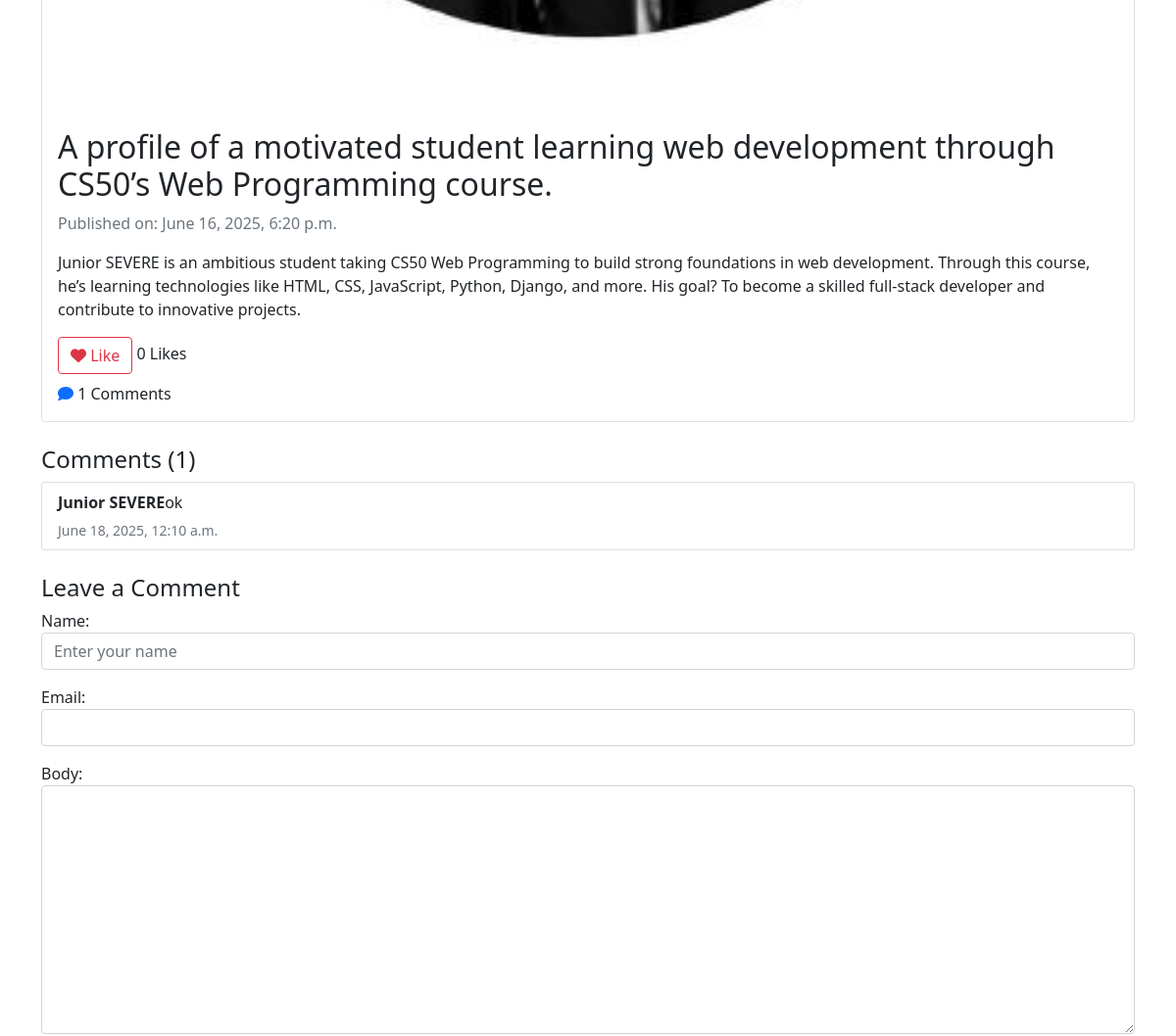
Before: /posts/2/ (middle part) with the older database file.
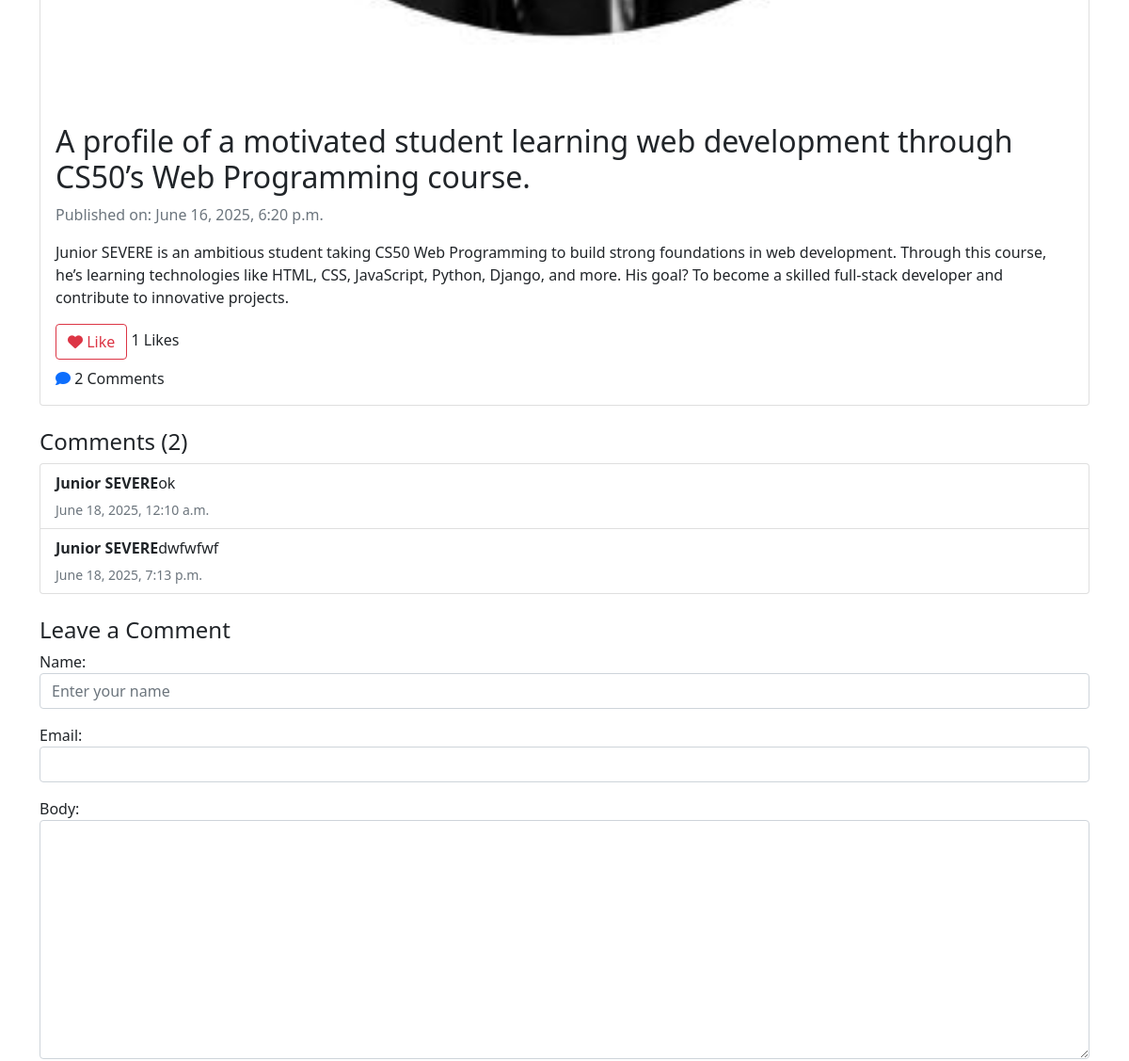
After: the same page with the newer database file.
### blog/models.py (models this page shows, shortened)
class Blog(models.Model):
    title = models.CharField(max_length=100)
    description = models.CharField(max_length=300)
    content = RichTextField()
    image = models.ImageField(upload_to='blog_images/', blank=True, null =True)
    date = models.DateTimeField(auto_now_add=True)
    likes = models.PositiveIntegerField(default=0)

class Comment(models.Model):
    posts = models.ForeignKey(Blog,
                              related_name="comments",
                              on_delete=models.CASCADE)
    name = models.CharField(max_length=300)
    email = models.EmailField()
    body = models.TextField()
    date = models.DateTimeField(auto_now_add=True)

### blog/views.py (the view)
# urls.py: path("posts/<int:pk>/", views.blog_detail, name="detail"),
def blog_detail(request, pk):
    post = get_object_or_404(Blog, pk=pk)
    comments = post.comments.all()
    if request.method == "POST":
        form = CommentForm(request.POST)
        if form.is_valid():
            comment = form.save(commit=False)
            comment.posts = post
            comment.save()
            return redirect("detail", pk=pk)
    else:
        form = CommentForm()
    return render(request, "detail.html", {
        "post": post,
        "form":form,
        "comments": comments,
    })

### blog/forms.py
class CommentForm(forms.ModelForm):
    class Meta:
        model = Comment
        fields = ("name", "email", "body")
        widgets = {
            "name": forms.TextInput(attrs={
                "class":"form-control",
                "placeholder": "Enter your name"
            }),
            "email":forms.EmailInput(attrs={
                "class": "form-control"
            }),
            "body":forms.Textarea(attrs={
                "class":"form-control"
            })
        }

### blog/templates/detail.html (shortened to what this page needs)
{% extends "base.html" %}
{% block content %}
    <div class="container my-5">
      <div class="row">
        <div class="col-lg-12 mx-auto">
          <div class="card">
            <img src="{{ post.image.url }}" class="card-img-top" alt="{{ post.title }}" />
            <div class="card-body">
              <h2 class="card-title">
                {{ post.description }}
              </h2>
              <p class="text-muted">Published on: {{ post.date }}</p>
              <p class="card-text">
                {{post.content|safe}}
              </p>
              <form method="POST" action="{% url "like" post.pk %}">
                <button type="submit" class="btn btn-outline-danger">
                  <i class="fa fa-heart"></i> Like
                </button>
                <span>{{post.likes}}</span> Likes
              </form>
              <div class="mt-2">
                <i class="fa fa-comment text-primary"></i>
                <span>{{ comments.count }}</span> Comments
              </div>
            </div>
          </div>
          <div class="mt-4">
            <h4>Comments ({{comments.count}})</h4>
            <ul class="list-group">
              {% for comment in comments %}
              <li class="list-group-item">
                <p class="mb-1">
                  <strong>{{comment.name}}</strong>{{comment.body}}
                </p>
                <small class="text-muted">{{comment.date}}</small>
              </li>
              {% empty %}
              <li class="list-group-item text-muted">
                No comments yet. Be the first to comment!
              </li>
              {% endfor %}
            </ul>
          </div>
          <div class="mt-4">
            <h4>Leave a Comment</h4>
            <form method="POST">
              <div class="mb-3">
                {{form.as_p}}
              </div>
            </form>
          </div>
        </div>
      </div>
    </div>
{% endblock %}

Changed rows visible on the page:
changed Blog: likes "0" → "1"; count "1" → "2"
added Comment: name "Junior SEVERE", body "dwfwfwf", date "June 18, 2025, 7:13 p.m."
Other visible differences:
{{ comments.count }}: "1" → "2"
